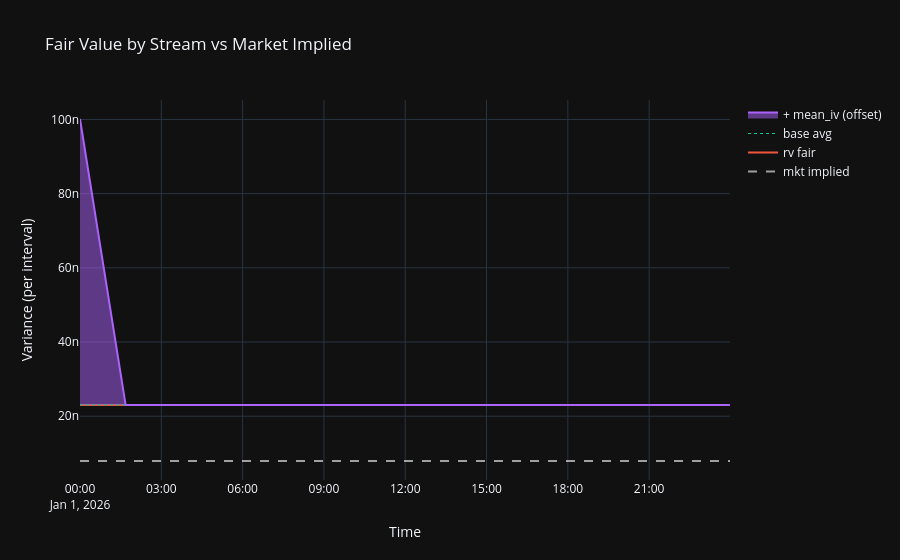

The notebook cell saved with this chart:
### Code cell
# Graph 1: Fair Value by Stream vs Market Implied
fig1 = go.Figure()

avg_streams = [s for s in streams if s.aggregation_logic == 'average']
offset_streams = [s for s in streams if s.aggregation_logic == 'offset']

# Market implied reference
fig1.add_trace(go.Scatter(
    x=ts, y=plot_df['mkt_implied'].to_list(),
    name='mkt implied',
    line=dict(dash='dash', color='rgba(255,255,255,0.6)', width=2)
))

# Average streams — overlapping
for s in avg_streams:
    fig1.add_trace(go.Scatter(
        x=ts, y=plot_df[f'{s.stream_name}_fair'].to_list(),
        name=f'{s.stream_name} fair', mode='lines'
    ))

# Combined base (avg of average streams)
base = plot_df['average_fair'] / plot_df['average_fair_count']

# Base trace (anchor for offset fill)
fig1.add_trace(go.Scatter(
    x=ts, y=base.to_list(),
    name='base avg', line=dict(width=1, dash='dot')
))

# Offset streams — stacked on base
cumulative = base.clone()
for s in offset_streams:
    cumulative = cumulative + plot_df[f'{s.stream_name}_fair']
    fig1.add_trace(go.Scatter(
        x=ts, y=cumulative.to_list(),
        name=f'+ {s.stream_name} (offset)',
        fill='tonexty'
    ))

fig1.update_layout(
    title='Fair Value by Stream vs Market Implied',
    template='plotly_dark',
    xaxis_title='Time', yaxis_title='Variance (per interval)'
)
fig1.show()

### Figure 1 — Plotly figure (JSON) as saved in the notebook; plotly's stock layout.template omitted (floating-point values rounded to 4 significant figures; data arrays with more than 128 entries replaced by an {"elided": "..."} marker saying what was removed)
{"data": [{"line": {"color": "rgba(255,255,255,0.6)", "dash": "dash", "width": 2}, "name": "mkt implied", "type": "scatter", "x": {"elided": "1440 str values"}, "y": {"elided": "1440 float values"}}, {"mode": "lines", "name": "rv fair", "type": "scatter", "x": {"elided": "1440 str values"}, "y": {"elided": "1440 float values"}}, {"line": {"dash": "dot", "width": 1}, "name": "base avg", "type": "scatter", "x": {"elided": "1440 str values"}, "y": {"elided": "1440 float values"}}, {"fill": "tonexty", "name": "+ mean_iv (offset)", "type": "scatter", "x": {"elided": "1440 str values"}, "y": {"elided": "1440 float values"}}], "layout": {"title": {"text": "Fair Value by Stream vs Market Implied"}, "xaxis": {"title": {"text": "Time"}}, "yaxis": {"title": {"text": "Variance (per interval)"}}}}
